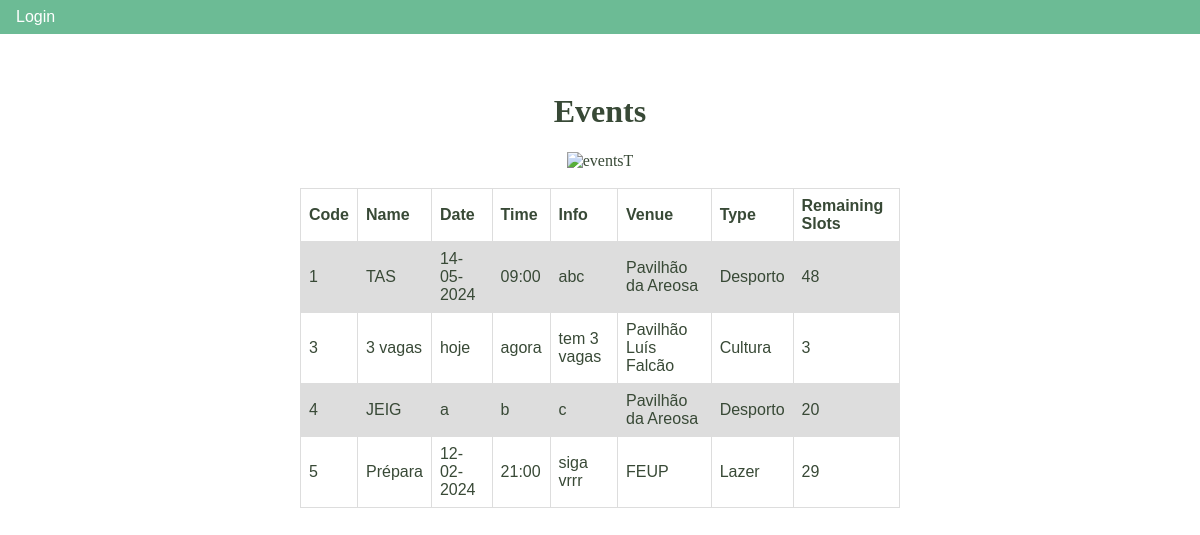
Page /eventsT on the earlier database version.
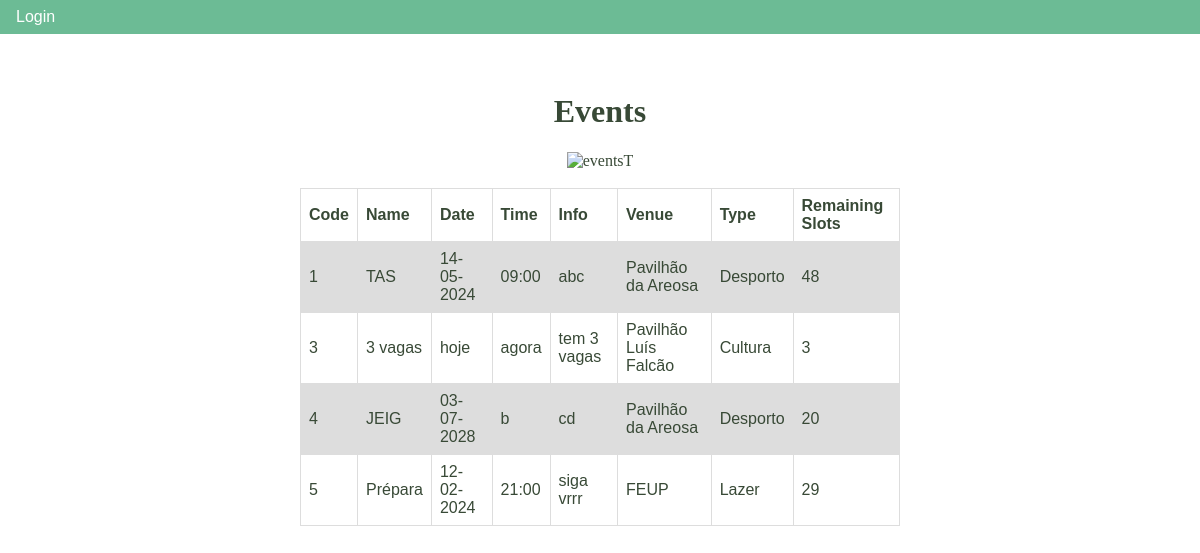
Same page on the later database version.
### tables this page shows
CREATE TABLE "Event" (
	"code"	TEXT,
	"name"	TEXT,
	"date"	TEXT,
	"time"	TEXT,
	"info"	TEXT,
	"slots"	INTEGER,
	"venue_code"	TEXT,
	"type_code"	TEXT,
	"used_slots"	INTEGER,
	PRIMARY KEY("code")
);

### app.py (the view)
@app.route("/eventsT", methods=["post","get"])
def eventsT():
    submenu = request.args.get("subm")
    Event.read(filename)
    return render_template("eventsT.html",objlst=Event.obj,
                           ulogin=session.get("user"),usergroup=session.get('usergroup'),submenu=submenu)

### classes/event.py (called while the page is built)
    @property
    def code(self):
        return self._code

    @property
    def name(self):
        return self._name

    @property
    def date(self):
        return self._date

    @property
    def time(self):
        return self._time

    @property
    def info(self):
        return self._info

    @property
    def venue_code(self):
        return self._venue_code

    @property
    def venue_name(self):
        return Venue.obj[self.venue_code].name

    @property
    def type_code(self):
        return self._type_code

    @property
    def type_name(self):
        return Type.obj[self.type_code].name

    @property
    def remaining_slots(self):
        return self._slots - self._used_slots

### classes/gclass.py (called while the page is built)
    @classmethod
    def from_string(cls, str_data):
        str_list = str_data.split(";")
        strarg = 'cls(str_list[0]'
        for i in range(1, len(str_list)):
            strarg += ',str_list[' + str(i) + ']'
        strarg += ')'
        return eval(strarg)

    @classmethod
    def read(cls, path = ''):
        cls.obj = dict()
        cls.lst = list()
        cls.path = path
        try:
            fh = open(path, 'r')
            fh.close()
            lista = cls.sqlexe("select * from " + cls.__name__)
            if lista != None:
                for r in lista:
                    objstr = f'{r[0]}'
                    for att in range(1,len(lista[0])):
                        objstr += f';{r[att]}'
                    cls.from_string(objstr)
        except FileNotFoundError:
            print(f"ERROR: {path} data file not found")
        except BaseException as err:
            print(f"Error in read method:\n{err}\n{type(err)}")
            sys.exit()

    @classmethod
    def sqlexe(cls, command):
        resul = None
        try:
            con = sqlite3.connect(cls.path)
            cur = con.cursor()
            con.row_factory = sqlite3.Row
            tname = cls.__name__
            cur = con.execute(f"SELECT name FROM sqlite_master WHERE type='table' AND name='{tname}'")
            table = cur.fetchone()
            if table is None or table[0] != tname:
                print(f"ERROR: table {tname} missing in database {cls.path}")
                sys.exit()
            cur = con.execute(command)
            resul = cur.fetchall()
            con.commit()
            con.close()
        except sqlite3.Error as er:
            print(f'sqlite error: {er}')
        return resul

### classes/type.py (called while the page is built)
    @property
    def name(self):
        return self._type_name

### templates/eventsT.html
{% extends 'base.html' %}
{% block title %}
    <link rel="stylesheet" href="{{ url_for('static', filename='css/main.css')}}">
{% endblock %}
{% block content %}
    <div class="dados">
        <br><br><br><br>
            <h1>Events</h1>
            <img src="/static/images/eventsT.jpg" alt="eventsT" width="300" height="200">
        <br><br>
        <table>
            <tr>
                <th>Code</th>
                <th>Name</th>
                <th>Date</th>
                <th>Time</th>
                <th>Info</th>
                <th>Venue</th>
                <th>Type</th>
                <th>Remaining Slots</th>
            </tr>
            {% for obj in objlst.values() %}
                    <tr>
                    <td>{{obj.code}}</td>
                    <td>{{obj.name}}</td>
                    <td>{{obj.date}}</td>
                    <td>{{obj.time}}</td>
                    <td>{{obj.info}}</td>
                    <td>{{obj.venue_name}}</td>
                    <td>{{obj.type_name}}</td>
                    <td>{{obj.remaining_slots}}</td>
                    </tr>
            {% endfor %}
        </table>
    </div>
{% endblock %}

### templates/base.html (shortened to what this page needs)
<!doctype html>
<html lang="en">
  <head>
    {% block title %}
    {% endblock %}
  </head>
    <body>
        <nav>
            <ul class="menu">
                {% if ulogin == None %}
                    <li><a class="button" href="/login">Login</a></li>
                {% endif %}
            </ul>
        </nav>
    {% block content %}
    {% endblock %}
  </body>
</html>

### static/css/main.css (style rules this page uses)
body { margin: 0; min-height: 300px; }
nav { width: 100%; float: left; }
.menu { margin: 0; padding: 8px; height: 100%; background-color: #6CBB95; }
.menu li { display: inline; }
.button { font-family: Arial; font-size: 1em; font-style: none; color: #ffffff; padding: 8px; text-decoration: none; }
.button:link { background-color: #6CBB95; color: #ffffff; }
.dados { font-family: Castellar ; color:#384936; font-style: none; text-align: center; justify-content: center; font-size: 1em; text-decoration: none; }
table { font-family: arial, sans-serif; border-collapse: collapse; width: 50%; margin-left: auto; margin-right: auto; }
td, th { border: 1px solid #dddddd; text-align: left; padding: 8px; }
tr:nth-child(even) { background-color: #dddddd; }
body { background-image: url(https://i.pinimg.com/564x/33/0c/09/330c0903a27fd02fcd3c53f8d56b6f2a.jpg) }

Differences in the rows shown:
changed Event "JEIG": date "a" → "03-07-2028"; info "c" → "cd"
